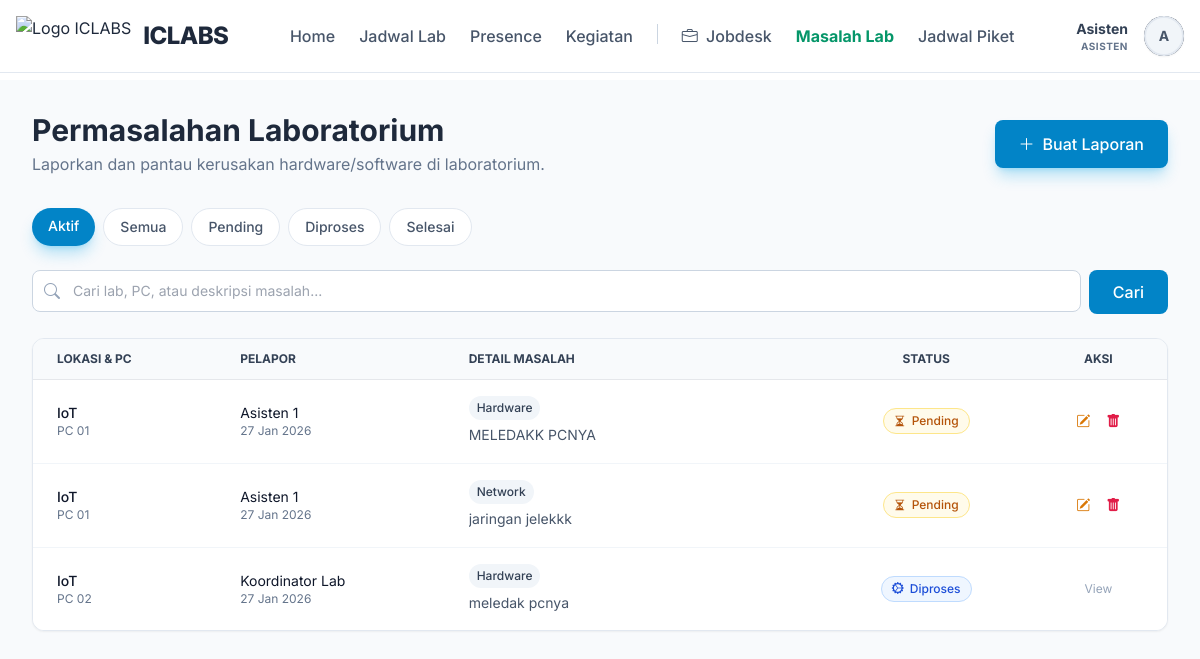
The page /public/asisten/problems (signed in) on the database its author committed.
### tables this page shows
CREATE TABLE `lab_problems` (
  `id` int(11) NOT NULL AUTO_INCREMENT,
  `laboratory_id` int(11) NOT NULL,
  `pc_number` varchar(50) DEFAULT NULL,
  `problem_type` enum('hardware','software','network','other') NOT NULL,
  `description` text NOT NULL,
  `status` enum('reported','in_progress','resolved') DEFAULT 'reported',
  `reported_by` int(11) NOT NULL,
  `assigned_to` int(11) DEFAULT NULL,
  `reported_at` timestamp NOT NULL DEFAULT current_timestamp(),
  `started_at` datetime DEFAULT NULL,
  `completed_at` datetime DEFAULT NULL,
  PRIMARY KEY (`id`),
  KEY `reported_by` (`reported_by`),
  KEY `idx_lab_problems_status` (`status`),
  KEY `idx_lab_problems_lab` (`laboratory_id`),
  KEY `fk_lab_problems_assigned` (`assigned_to`),
  CONSTRAINT `fk_lab_problems_assigned` FOREIGN KEY (`assigned_to`) REFERENCES `users` (`id`) ON DELETE SET NULL,
  CONSTRAINT `lab_problems_ibfk_1` FOREIGN KEY (`laboratory_id`) REFERENCES `laboratories` (`id`) ON DELETE CASCADE,
  CONSTRAINT `lab_problems_ibfk_2` FOREIGN KEY (`reported_by`) REFERENCES `users` (`id`) ON DELETE CASCADE
);

CREATE TABLE `laboratories` (
  `id` int(11) NOT NULL AUTO_INCREMENT,
  `lab_name` varchar(100) NOT NULL,
  `image` varchar(255) DEFAULT NULL,
  `description` text DEFAULT NULL,
  `pc_count` int(11) DEFAULT 0,
  `tv_count` int(11) DEFAULT 0,
  `capacity` int(11) DEFAULT 0,
  `status` enum('active','maintenance','inactive') DEFAULT 'active',
  `location` varchar(100) DEFAULT NULL,
  `building` varchar(50) DEFAULT NULL,
  `floor` varchar(10) DEFAULT NULL,
  `room_number` varchar(20) DEFAULT NULL,
  PRIMARY KEY (`id`)
);

CREATE TABLE `users` (
  `id` int(11) NOT NULL AUTO_INCREMENT,
  `name` varchar(100) NOT NULL,
  `email` varchar(100) NOT NULL,
  `phone` varchar(20) DEFAULT NULL,
  `password` varchar(255) NOT NULL,
  `role_id` int(11) NOT NULL,
  `status` enum('active','inactive') DEFAULT 'active',
  `created_at` timestamp NOT NULL DEFAULT current_timestamp(),
  PRIMARY KEY (`id`),
  UNIQUE KEY `email` (`email`),
  KEY `idx_users_email` (`email`),
  KEY `idx_users_role` (`role_id`),
  CONSTRAINT `users_ibfk_1` FOREIGN KEY (`role_id`) REFERENCES `roles` (`id`)
);

### app/views/asisten/reports/index.php (the view, shortened to what the rows shown need)
<?php include APP_PATH . '/views/layouts/header.php'; ?>
<div class="bg-slate-50 min-h-screen py-8">
    <div class="max-w-7xl mx-auto px-4 sm:px-6 lg:px-8">
        <div class="flex flex-col md:flex-row justify-between items-center mb-8 gap-4">
            <div>
                <h1 class="text-3xl font-bold text-slate-800">Permasalahan Laboratorium</h1>
            </div>
        </div>
        <div class="bg-white rounded-xl shadow-sm border border-slate-200 overflow-hidden">
            <?php if (empty($problems)): ?>
                <div class="flex flex-col items-center justify-center py-20 px-4 text-center">
                    <div class="w-20 h-20 bg-slate-50 rounded-full flex items-center justify-center mx-auto mb-4 animate-blob">
                        <i class="bi bi-clipboard-check text-4xl text-slate-300"></i>
                    </div>
                    <h3 class="text-lg font-medium text-slate-900 mb-1">Tidak ada masalah ditemukan</h3>
                    <p class="text-slate-500 text-sm">
                        Belum ada laporan permasalahan yang sesuai dengan filter atau pencarian Anda.
                    </p>
                </div>
            <?php else: ?>
                <div class="hidden md:block overflow-x-auto">
                    <table class="w-full text-sm text-left text-slate-500">
                        <thead class="text-xs text-slate-700 uppercase bg-slate-50 border-b">
                            <tr>
                                <th class="px-6 py-3">Lokasi & PC</th>
                                <th class="px-6 py-3">Pelapor</th>
                                <th class="px-6 py-3 w-1/3">Detail Masalah</th>
                                <th class="px-6 py-3 text-center">Status</th>
                                <th class="px-6 py-3 text-center">Aksi</th>
                            </tr>
                        </thead>
                        <tbody class="divide-y divide-slate-100">
                            <?php foreach ($problems as $problem): ?>
                                <tr class="bg-white hover:bg-slate-50 transition-colors group">
                                    <td class="px-6 py-4">
                                        <div class="font-medium text-slate-900"><?= e($problem['lab_name']) ?></div>
                                        <?php if ($problem['pc_number']): ?>
                                            <div class="text-xs text-slate-500">PC <?= e($problem['pc_number']) ?></div>
                                        <?php endif; ?>
                                    </td>
                                    <td class="px-6 py-4">
                                        <div class="text-slate-900"><?= e($problem['reporter_name']) ?></div>
                                        <div class="text-xs text-slate-500"><?= date('d M Y', strtotime($problem['reported_at'])) ?></div>
                                    </td>
                                    <td class="px-6 py-4">
                                        <div class="inline-flex items-center gap-1.5 px-2 py-1 rounded-full text-xs font-medium bg-slate-100 text-slate-700 mb-1">
                                            <?= ucfirst($problem['problem_type']) ?>
                                        </div>
                                        <div class="text-slate-600 line-clamp-2 leading-relaxed">
                                            <?= e($problem['description']) ?>
                                        </div>
                                    </td>
                                    <td class="px-6 py-4 text-center">
                                        <?php
                                        $statusConfig = [
                                            'reported' => ['bg' => 'bg-amber-50', 'text' => 'text-amber-700', 'border' => 'border-amber-200', 'label' => 'Pending', 'icon' => 'bi-hourglass-split'],
                                            'in_progress' => ['bg' => 'bg-blue-50', 'text' => 'text-blue-700', 'border' => 'border-blue-200', 'label' => 'Diproses', 'icon' => 'bi-gear-wide-connected'],
                                            'resolved' => ['bg' => 'bg-emerald-50', 'text' => 'text-emerald-700', 'border' => 'border-emerald-200', 'label' => 'Selesai', 'icon' => 'bi-check-circle-fill']
                                        ];
                                        $s = $statusConfig[$problem['status']] ?? $statusConfig['reported'];
                                        ?>
                                        <span class="inline-flex items-center gap-1.5 px-2.5 py-1 border rounded-full text-xs font-medium <?= $s['bg'] ?> <?= $s['text'] ?> <?= $s['border'] ?>">
                                            <i class="bi <?= $s['icon'] ?>"></i> <?= $s['label'] ?>
                                        </span>
                                    </td>
                                    <td class="px-6 py-4 text-center">
                                        <div class="flex items-center justify-center gap-2">
                                            <?php if ($problem['reported_by'] == getUserId()): ?>
                                            <a href="<?= url('/asisten/problems/' . $problem['id'] . '/edit') ?>" class="text-amber-600 hover:text-amber-700 mr-2" title="Edit">
                                                <i class="bi bi-pencil-square"></i>
                                            </a>
                                            <form method="POST" action="<?= url('/asisten/delete-problem/' . $problem['id']) ?>" onsubmit="return confirm('Hapus laporan?')" class="inline">
                                                <button type="submit" class="text-rose-600 hover:text-rose-700" title="Hapus">
                                                    <i class="bi bi-trash-fill"></i>
                                                </button>
                                            </form>
                                        <?php else: ?>
                                            <span class="text-xs text-slate-400">View</span>
                                        <?php endif; ?>
                                        </div>
                                    </td>
                                </tr>
                            <?php endforeach; ?>
                        </tbody>
                    </table>
                </div>
            <?php endif; ?>
        </div>
    </div>
</div>

### rows shown on the page
lab_problems: laboratory.lab_name "IoT", pc_number "01", reported_by.name "Asisten 1", reported_at "27 Jan 2026", problem_type "Hardware", description "MELEDAKK PCNYA", status "Pending"
lab_problems: laboratory.lab_name "IoT", pc_number "01", reported_by.name "Asisten 1", reported_at "27 Jan 2026", problem_type "Network", description "jaringan jelekkk", status "Pending"
lab_problems: laboratory.lab_name "IoT", pc_number "02", reported_by.name "Koordinator Lab", reported_at "27 Jan 2026", problem_type "Hardware", description "meledak pcnya", status "Diproses", shows "View"

### other values the page prints
explode(' ', $_SESSION['user_name'])[0] "Asisten"
getUserRole() "ASISTEN"
substr($_SESSION['user_name'] ?? 'U', 0, 1) "A"
